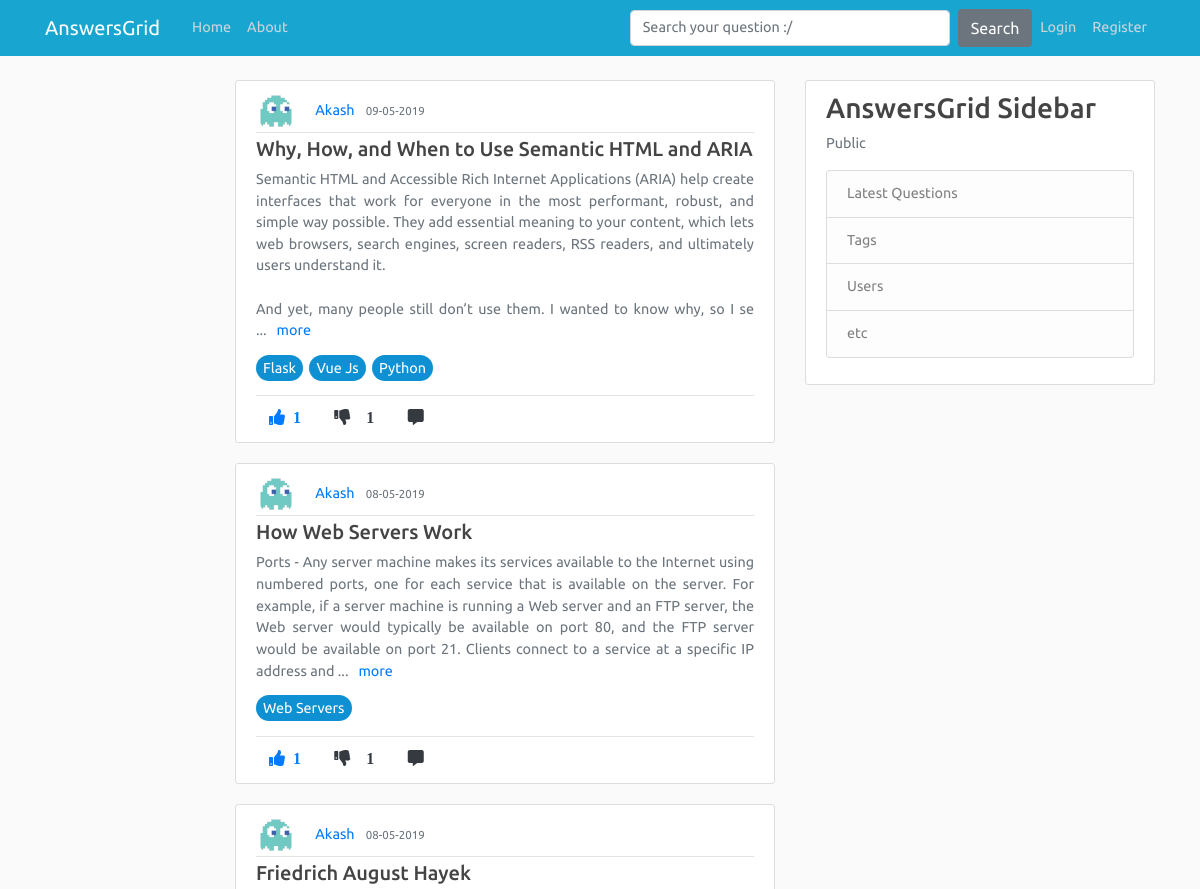
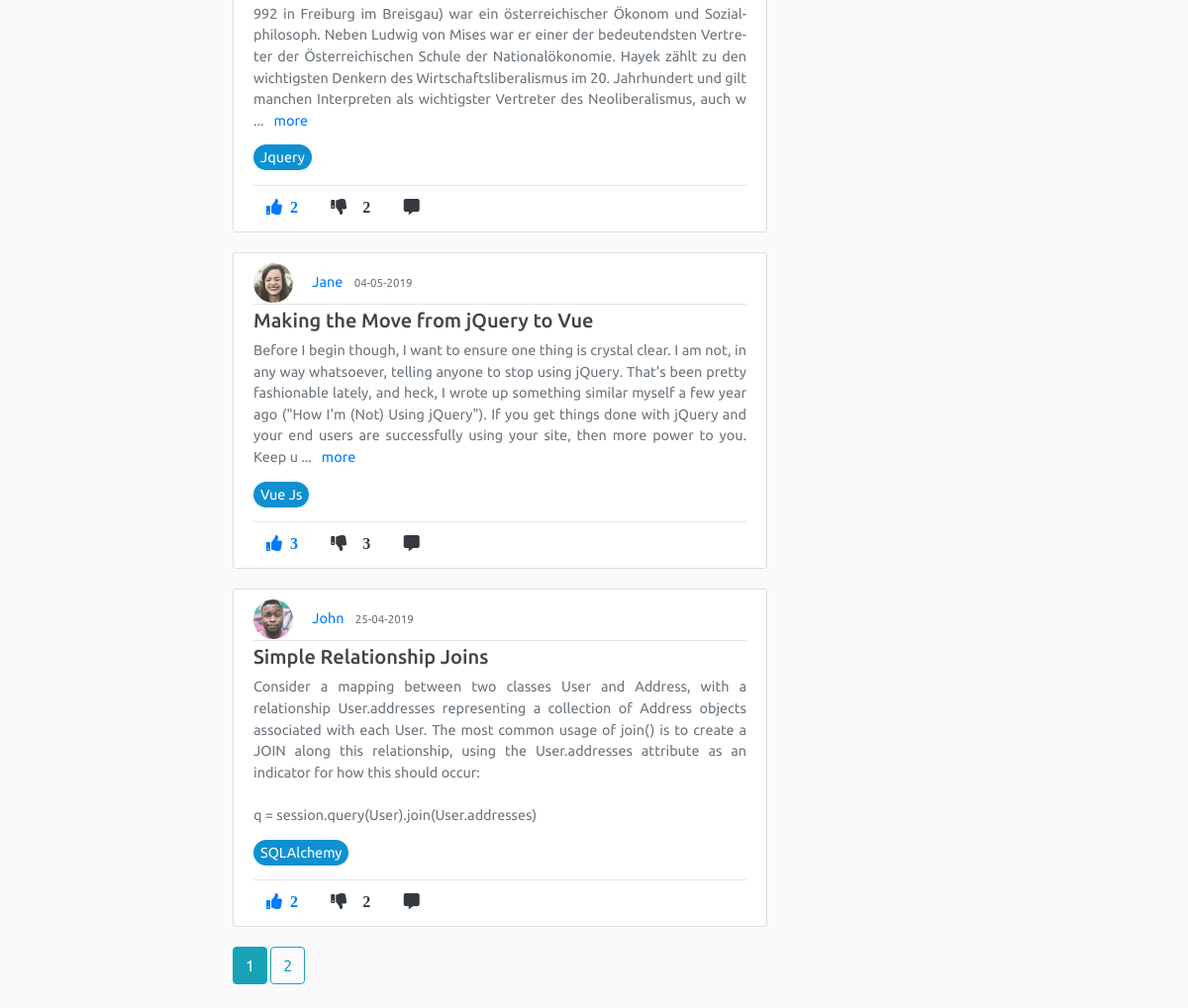
The page /home on the database its author committed (2 pictures, top to bottom).
### application/models.py (models this page shows, shortened)
class Post(db.Model):
    id = db.Column(db.Integer, primary_key=True)
    title = db.Column(db.String(100), nullable=False)
    content = db.Column(db.Text, nullable=False)
    date_posted = db.Column(db.DateTime, nullable=False, default=datetime.utcnow)
    like_count = db.Column(db.Integer, nullable=False, default=0)
    dislike_count = db.Column(db.Integer, nullable=False, default=0)
    user_id = db.Column(db.Integer, db.ForeignKey('user.id'), nullable=False)
    comments = db.relationship('Comment', backref='commentOnPost', lazy=True)

class User(db.Model, UserMixin):
    id = db.Column(db.Integer, primary_key=True)
    username = db.Column(db.String(20), unique=True, nullable=False)
    email = db.Column(db.String(120), unique=True, nullable=False)
    image_file = db.Column(db.String(20), nullable=False, default='default.jpg')
    password = db.Column(db.String(60), nullable=False)
    posts = db.relationship('Post', backref='author', lazy=True)
    comments = db.relationship('Comment', backref='author', lazy=True)

class tagposts(db.Model):
    id = db.Column(db.Integer, primary_key=True, nullable=False)
    post_id = db.Column(db.Integer, db.ForeignKey('post.id'), nullable=False)
    tag_id = db.Column(db.Integer, db.ForeignKey('tags.tag_id'), nullable=False)

class Tags(db.Model):
    tag_id = db.Column(db.Integer, primary_key=True, nullable=False)
    tag_title = db.Column(db.String,nullable=False)

### application/routes.py (the view)
@app.route("/")
@app.route("/home")
def home():
    page = request.args.get('page',1,type=int)
    posts = Post.query.order_by(Post.date_posted.desc()).paginate(page=page, per_page=5)
    voted = Vote.query.order_by(Vote.post_id.desc())
    a= request.form.get('editordata')
    joinedTables = db.session.query(tagposts.post_id,tagposts.tag_id,Tags.tag_title,Post.title,Post.user_id,Post.like_count,Post.content).join(Tags).join(Post).all()
    return render_template('home.html', posts=posts, voted=voted, joinedTables=joinedTables)

### application/templates/home.html (shortened to what this page needs)
{% extends "layout.html" %}
{% block content %}
      {% for post in posts.items %}
        <article class="media content-section">
          <div class="media-body">
            <img class="rounded-circle article-img" src="{{ url_for('static', filename='profile_pics/' + post.author.image_file) }}">
            <a class="mr-2" href="{{ url_for('user_posts', username=post.author.username) }}">{{ post.author.username }}</a>
            <small class="text-muted">{{ post.date_posted.strftime('%d-%m-%Y') }}</small>
            <div class="article-metadata">
            </div>
            <h5 class="text-justify"><a class="article-title" href="{{ url_for('post', post_id=post.id) }}">{{ post.title }}</a></h5>
            <p class="article-content comment more text-justify text-wrap text-muted">{{ post.content|safe }}</p>
            {% for tag in joinedTables %}
            {% if post.id in tag %}
            <a class="article-content tag-style text-justify " href="{{ url_for('tags', tag_title=tag.tag_title) }}">{{ tag.tag_title }}</a>
            {% endif %}
            {% endfor %}<hr>
           <div class="footRow">
            {%  if current_user.is_authenticated %}
              <a id="/vote/{{post.id}}/{{current_user.id}}" onclick="contentDisp(this);"><i class="fas fa-thumbs-up mr-1 btn text-primary upvote"><span class="ml-2 likes-count" id="like">{{ post.like_count }}</span></i></a>
              <a href="{{ url_for('downvote', post_id=post.id, user_id=current_user.id) }}"><i class="fas fa-thumbs-down mr-1 btn text-dark"><span id="demo" class="ml-3">{{ post.dislike_count }}</i></a>
              <a href="{{url_for('comment_post', post_id=post.id)}}"><i class="fas fa-comment-alt mr-1 btn text-dark"></i></a>
              {% else %}
              <a href="{{url_for('login')}}"><i class="fas fa-thumbs-up mr-1 btn text-primary upvote"><span class="ml-2 likes-count">{{ post.like_count }}</span></i></a>
              <a href="{{url_for('login')}}"><i class="fas fa-thumbs-down mr-1 btn text-dark"><span id="demo" class="ml-3">{{ post.like_count }}</i></a>
              <a href="{{url_for('comment_post', post_id=post.id)}}"><i class="fas fa-comment-alt mr-1 btn text-dark"></i></a>
            {% endif %}
            </div>
          </div>
        </article>
      {% endfor %}
    {% for page_num in posts.iter_pages(left_edge=1, right_edge=1, left_current=1, right_current=2) %}
      {% if page_num %}
        {% if posts.page == page_num %}
          <a class="btn btn-info mb-4" href="{{ url_for('home', page=page_num) }}">{{ page_num }}</a>
        {% else %}
          <a class="btn btn-outline-info mb-4" href="{{ url_for('home', page=page_num) }}">{{ page_num }}</a>
        {% endif %}
      {% else %}
      ...
      {% endif %}
    {% endfor %}
{% endblock content %}

### application/static/main.css (style rules this page uses)
body { background: #fafafa; color: #333333; margin-top: 5rem; }
h1, h2, h3, h4, h5, h6 { color: #444444; }
.content-section { background: #ffffff; padding: 10px 20px; border: 1px solid #dddddd; border-radius: 3px; margin-bottom: 20px; }
.article-title { color: #444444; }
.article-content { white-space: pre-line; }
.article-img { height: 40px; width: 40px; margin-right: 16px; }
.article-metadata { padding-bottom: 1px; margin-bottom: 4px; border-bottom: 1px solid #e3e3e3 }

### application/templates/layout.html (style rules this page uses)
body { color: #333333; margin-top: 5rem; font-size: .9rem; font-weight: 400; line-height: 1.5; font-family: 'Ubuntu', sans-serif; }
img { display: inline; }
.footRow { margin-top: -10px; }
.tag-style { margin-right: 3px; padding: 5px 7px; border-radius: 50px; color: white; background-color: #0e90d2; }

### rows shown on the page
Post: image_file (picture), author.username "Akash", date_posted "09-05-2019", title "Why, How, and When to Use Semantic HTML and ARIA", content "Semantic HTML and Accessible Rich Internet Applications (ARIA) help create interfaces that work for everyone in the most performant, robust, and simple way possible. They add essential meaning to your content, which lets web browsers, search engines, screen readers, RSS readers, and ultimately users understand it. And yet, many people still don’t use them. I wanted to know why, so I se", like_count "1"
tagposts: tag_title "Flask"
tagposts: tag_title "Vue Js"
tagposts: tag_title "Python"
Post: image_file (picture), author.username "Akash", date_posted "08-05-2019", title "How Web Servers Work", content "Ports - Any server machine makes its services available to the Internet using numbered ports, one for each service that is available on the server. For example, if a server machine is running a Web server and an FTP server, the Web server would typically be available on port 80, and the FTP server would be available on port 21. Clients connect to a service at a specific IP address and", like_count "1"
tagposts: tag_title "Web Servers"
Post: image_file (picture), author.username "Akash", date_posted "08-05-2019", title "Friedrich August Hayek", content "992 in Frei­burg im Breis­gau) war ein öster­reichi­scher Öko­nom und Sozial­philo­soph. Neben Ludwig von Mises war er einer der bedeu­tends­ten Vertre­ter der Öster­reichi­schen Schule der National­ökono­mie. Hayek zählt zu den wichtigs­ten Denkern des Wirt­schafts­liberalis­mus im 20. Jahr­hundert und gilt manchen Inter­preten als wichtigs­ter Vertre­ter des Neo­libera­lismus, auch w", like_count "2"
tagposts: tag_title "Jquery"
Post: image_file (picture), author.username "Jane", date_posted "04-05-2019", title "Making the Move from jQuery to Vue", content "Before I begin though, I want to ensure one thing is crystal clear. I am not, in any way whatsoever, telling anyone to stop using jQuery. That's been pretty fashionable lately, and heck, I wrote up something similar myself a few year ago (\"How I'm (Not) Using jQuery\"). If you get things done with jQuery and your end users are successfully using your site, then more power to you. Keep u", like_count "3"
tagposts: tag_title "Vue Js"
Post: image_file (picture), author.username "John", date_posted "25-04-2019", title "Simple Relationship Joins", content "Consider a mapping between two classes User and Address, with a relationship User.addresses representing a collection of Address objects associated with each User. The most common usage of join() is to create a JOIN along this relationship, using the User.addresses attribute as an indicator for how this should occur: q = session.query(User).join(User.addresses)", like_count "2"
tagposts: tag_title "SQLAlchemy"

### other values the page prints
{{ page_num }} "1"
{{ page_num }} "2"
